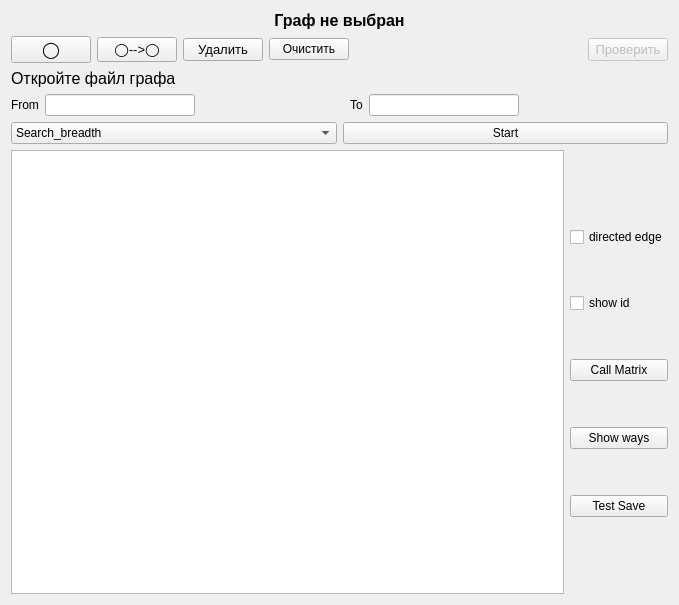
<?xml version="1.0" encoding="UTF-8"?>
<ui version="4.0">
 <class>FormGraph</class>
 <widget class="QWidget" name="FormGraph">
  <property name="geometry">
   <rect>
    <x>0</x>
    <y>0</y>
    <width>679</width>
    <height>605</height>
   </rect>
  </property>
  <property name="windowTitle">
   <string>Form</string>
  </property>
  <layout class="QVBoxLayout" name="verticalLayout">
   <item>
    <widget class="QLabel" name="lNameGraf">
     <property name="font">
      <font>
       <pointsize>12</pointsize>
       <weight>75</weight>
       <bold>true</bold>
      </font>
     </property>
     <property name="text">
      <string>Граф не выбран</string>
     </property>
     <property name="alignment">
      <set>Qt::AlignCenter</set>
     </property>
    </widget>
   </item>
   <item>
    <layout class="QHBoxLayout" name="horizontalLayout">
     <item>
      <widget class="QPushButton" name="btnCreateNode">
       <property name="font">
        <font>
         <pointsize>12</pointsize>
        </font>
       </property>
       <property name="text">
        <string>◯</string>
       </property>
      </widget>
     </item>
     <item>
      <widget class="QPushButton" name="btnConnectNode">
       <property name="font">
        <font>
         <pointsize>10</pointsize>
        </font>
       </property>
       <property name="text">
        <string>◯--&gt;◯</string>
       </property>
      </widget>
     </item>
     <item>
      <widget class="QPushButton" name="btnDelete">
       <property name="font">
        <font>
         <pointsize>10</pointsize>
        </font>
       </property>
       <property name="text">
        <string>Удалить</string>
       </property>
      </widget>
     </item>
     <item>
      <widget class="QPushButton" name="btnClear">
       <property name="text">
        <string>Очистить</string>
       </property>
      </widget>
     </item>
     <item>
      <spacer name="horizontalSpacer">
       <property name="orientation">
        <enum>Qt::Horizontal</enum>
       </property>
       <property name="sizeHint" stdset="0">
        <size>
         <width>40</width>
         <height>20</height>
        </size>
       </property>
      </spacer>
     </item>
     <item>
      <widget class="QPushButton" name="btnCheck">
       <property name="enabled">
        <bool>false</bool>
       </property>
       <property name="font">
        <font>
         <pointsize>10</pointsize>
        </font>
       </property>
       <property name="text">
        <string>Проверить</string>
       </property>
      </widget>
     </item>
    </layout>
   </item>
   <item>
    <widget class="QLabel" name="lTip">
     <property name="font">
      <font>
       <pointsize>12</pointsize>
      </font>
     </property>
     <property name="text">
      <string>Откройте файл графа</string>
     </property>
    </widget>
   </item>
   <item>
    <layout class="QHBoxLayout" name="NodesSelectLayout">
     <item>
      <widget class="QLabel" name="label_2">
       <property name="text">
        <string>From</string>
       </property>
      </widget>
     </item>
     <item>
      <widget class="QLineEdit" name="From"/>
     </item>
     <item>
      <spacer name="horizontalSpacer_2">
       <property name="orientation">
        <enum>Qt::Horizontal</enum>
       </property>
       <property name="sizeHint" stdset="0">
        <size>
         <width>40</width>
         <height>20</height>
        </size>
       </property>
      </spacer>
     </item>
     <item>
      <widget class="QLabel" name="label">
       <property name="text">
        <string>To</string>
       </property>
      </widget>
     </item>
     <item>
      <widget class="QLineEdit" name="To"/>
     </item>
     <item>
      <spacer name="horizontalSpacer_3">
       <property name="orientation">
        <enum>Qt::Horizontal</enum>
       </property>
       <property name="sizeHint" stdset="0">
        <size>
         <width>40</width>
         <height>20</height>
        </size>
       </property>
      </spacer>
     </item>
    </layout>
   </item>
   <item>
    <layout class="QHBoxLayout" name="horizontalLayout_2">
     <item>
      <widget class="QComboBox" name="variantBox">
       <item>
        <property name="text">
         <string>Search_breadth</string>
        </property>
       </item>
       <item>
        <property name="text">
         <string>Search_best_first</string>
        </property>
       </item>
       <item>
        <property name="text">
         <string>Search_dijkstra</string>
        </property>
       </item>
       <item>
        <property name="text">
         <string>Search_astar</string>
        </property>
       </item>
       <item>
        <property name="text">
         <string>Dijkstra_properties</string>
        </property>
       </item>
       <item>
        <property name="text">
         <string>Create_poln_graph</string>
        </property>
       </item>
       <item>
        <property name="text">
         <string>Color</string>
        </property>
       </item>
       <item>
        <property name="text">
         <string>Random_graph</string>
        </property>
       </item>
       <item>
        <property name="text">
         <string>Recovery</string>
        </property>
       </item>
      </widget>
     </item>
     <item>
      <widget class="QPushButton" name="testButton">
       <property name="text">
        <string>Start</string>
       </property>
      </widget>
     </item>
    </layout>
   </item>
   <item>
    <layout class="QHBoxLayout" name="horizontalLayout_3">
     <item>
      <widget class="GraphWidget" name="grafViewScene"/>
     </item>
     <item>
      <layout class="QVBoxLayout" name="verticalLayout_2">
       <item>
        <spacer name="verticalSpacer_2">
         <property name="orientation">
          <enum>Qt::Vertical</enum>
         </property>
         <property name="sizeHint" stdset="0">
          <size>
           <width>20</width>
           <height>40</height>
          </size>
         </property>
        </spacer>
       </item>
       <item>
        <widget class="QCheckBox" name="DirectedEdgeBox">
         <property name="text">
          <string>directed edge</string>
         </property>
        </widget>
       </item>
       <item>
        <spacer name="verticalSpacer_4">
         <property name="orientation">
          <enum>Qt::Vertical</enum>
         </property>
         <property name="sizeType">
          <enum>QSizePolicy::Minimum</enum>
         </property>
         <property name="sizeHint" stdset="0">
          <size>
           <width>20</width>
           <height>40</height>
          </size>
         </property>
        </spacer>
       </item>
       <item>
        <widget class="QCheckBox" name="ShowIdBox">
         <property name="text">
          <string>show id</string>
         </property>
        </widget>
       </item>
       <item>
        <spacer name="verticalSpacer_3">
         <property name="orientation">
          <enum>Qt::Vertical</enum>
         </property>
         <property name="sizeType">
          <enum>QSizePolicy::Minimum</enum>
         </property>
         <property name="sizeHint" stdset="0">
          <size>
           <width>20</width>
           <height>40</height>
          </size>
         </property>
        </spacer>
       </item>
       <item>
        <widget class="QPushButton" name="MatrixButton">
         <property name="text">
          <string>Call Matrix</string>
         </property>
        </widget>
       </item>
       <item>
        <spacer name="verticalSpacer_5">
         <property name="orientation">
          <enum>Qt::Vertical</enum>
         </property>
         <property name="sizeType">
          <enum>QSizePolicy::Minimum</enum>
         </property>
         <property name="sizeHint" stdset="0">
          <size>
           <width>20</width>
           <height>40</height>
          </size>
         </property>
        </spacer>
       </item>
       <item>
        <widget class="QPushButton" name="waysButton">
         <property name="text">
          <string>Show ways</string>
         </property>
        </widget>
       </item>
       <item>
        <spacer name="verticalSpacer_6">
         <property name="orientation">
          <enum>Qt::Vertical</enum>
         </property>
         <property name="sizeType">
          <enum>QSizePolicy::Minimum</enum>
         </property>
         <property name="sizeHint" stdset="0">
          <size>
           <width>20</width>
           <height>40</height>
          </size>
         </property>
        </spacer>
       </item>
       <item>
        <widget class="QPushButton" name="TestSave">
         <property name="text">
          <string>Test Save</string>
         </property>
        </widget>
       </item>
       <item>
        <spacer name="verticalSpacer">
         <property name="orientation">
          <enum>Qt::Vertical</enum>
         </property>
         <property name="sizeHint" stdset="0">
          <size>
           <width>20</width>
           <height>40</height>
          </size>
         </property>
        </spacer>
       </item>
      </layout>
     </item>
    </layout>
   </item>
  </layout>
 </widget>
 <customwidgets>
  <customwidget>
   <class>GraphWidget</class>
   <extends>QGraphicsView</extends>
   <header>graphwidget.h</header>
  </customwidget>
 </customwidgets>
 <resources/>
 <connections/>
</ui>
